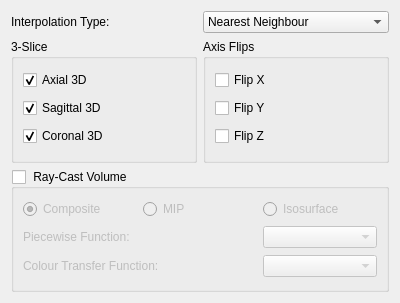
<?xml version="1.0" encoding="UTF-8"?>
<ui version="4.0">
 <class>volume3DOptions</class>
 <widget class="QWidget" name="volume3DOptions">
  <property name="geometry">
   <rect>
    <x>0</x>
    <y>0</y>
    <width>400</width>
    <height>303</height>
   </rect>
  </property>
  <property name="windowTitle">
   <string>Form</string>
  </property>
  <layout class="QVBoxLayout" name="verticalLayout_2">
   <item>
    <layout class="QHBoxLayout" name="horizontalLayout">
     <item>
      <widget class="QLabel" name="label_3">
       <property name="text">
        <string>Interpolation Type:</string>
       </property>
      </widget>
     </item>
     <item>
      <widget class="QComboBox" name="interpolateComboBox">
       <item>
        <property name="text">
         <string>Nearest Neighbour</string>
        </property>
       </item>
       <item>
        <property name="text">
         <string>Linear</string>
        </property>
       </item>
       <item>
        <property name="text">
         <string>Cubic</string>
        </property>
       </item>
      </widget>
     </item>
    </layout>
   </item>
   <item>
    <layout class="QHBoxLayout" name="horizontalLayout_2">
     <item>
      <widget class="QGroupBox" name="groupBox">
       <property name="title">
        <string>3-Slice</string>
       </property>
       <layout class="QGridLayout" name="gridLayout">
        <item row="0" column="0">
         <widget class="QCheckBox" name="checkAxial3D">
          <property name="text">
           <string>Axial 3D</string>
          </property>
          <property name="checked">
           <bool>true</bool>
          </property>
         </widget>
        </item>
        <item row="1" column="0">
         <widget class="QCheckBox" name="checkSagittal3D">
          <property name="text">
           <string>Sagittal 3D</string>
          </property>
          <property name="checked">
           <bool>true</bool>
          </property>
         </widget>
        </item>
        <item row="2" column="0">
         <widget class="QCheckBox" name="checkCoronal3D">
          <property name="text">
           <string>Coronal 3D</string>
          </property>
          <property name="checked">
           <bool>true</bool>
          </property>
         </widget>
        </item>
       </layout>
      </widget>
     </item>
     <item>
      <widget class="QGroupBox" name="groupBox_2">
       <property name="title">
        <string>Axis Flips</string>
       </property>
       <layout class="QVBoxLayout" name="verticalLayout">
        <item>
         <widget class="QCheckBox" name="flipXCheck">
          <property name="text">
           <string>Flip X</string>
          </property>
         </widget>
        </item>
        <item>
         <widget class="QCheckBox" name="flipYCheck">
          <property name="text">
           <string>Flip Y</string>
          </property>
         </widget>
        </item>
        <item>
         <widget class="QCheckBox" name="flipZCheck">
          <property name="text">
           <string>Flip Z</string>
          </property>
         </widget>
        </item>
       </layout>
      </widget>
     </item>
    </layout>
   </item>
   <item>
    <widget class="QGroupBox" name="groupRayCastVolume">
     <property name="title">
      <string> Ray-Cast Volume</string>
     </property>
     <property name="checkable">
      <bool>true</bool>
     </property>
     <property name="checked">
      <bool>false</bool>
     </property>
     <layout class="QGridLayout" name="gridLayout_2">
      <item row="0" column="0">
       <widget class="QRadioButton" name="radioComposite">
        <property name="text">
         <string>Composite</string>
        </property>
        <property name="checked">
         <bool>true</bool>
        </property>
       </widget>
      </item>
      <item row="0" column="1">
       <widget class="QRadioButton" name="radioMIP">
        <property name="text">
         <string>MIP</string>
        </property>
       </widget>
      </item>
      <item row="0" column="2">
       <widget class="QRadioButton" name="radioIsosurface">
        <property name="text">
         <string>Isosurface</string>
        </property>
       </widget>
      </item>
      <item row="1" column="0" colspan="2">
       <widget class="QLabel" name="label">
        <property name="text">
         <string>Piecewise Function:</string>
        </property>
       </widget>
      </item>
      <item row="1" column="2">
       <widget class="QComboBox" name="comboPieceFunc"/>
      </item>
      <item row="2" column="0" colspan="2">
       <widget class="QLabel" name="label_2">
        <property name="text">
         <string>Colour Transfer Function: </string>
        </property>
       </widget>
      </item>
      <item row="2" column="2">
       <widget class="QComboBox" name="comboCTFunc"/>
      </item>
     </layout>
    </widget>
   </item>
  </layout>
 </widget>
 <resources/>
 <connections/>
</ui>
